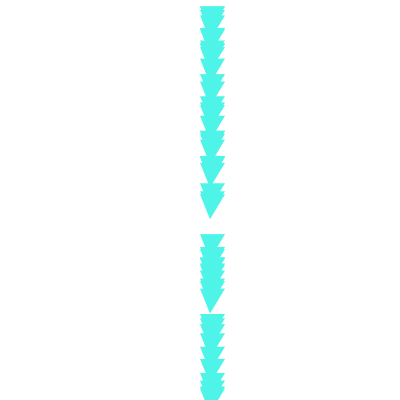
Frame 1 (no input)
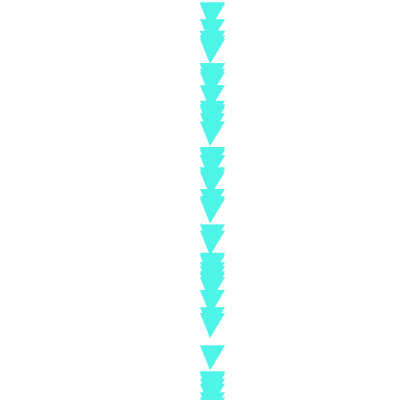
Frame 60 (the mouse pressed at the canvas centre just before this capture)
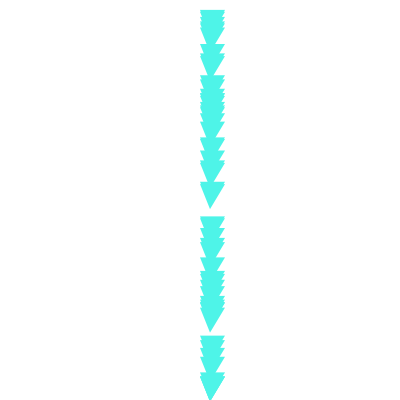
Frame 120 (the mouse held since frame 60 and released just before this capture)

The Processing sketch that drew these frames (run headless with seeded random() and noise(); from frame 60 on, the mouse is pressed at the canvas centre):

// Processing sketch: s02t1josefina
// ── s02t1josefina.pde
 //archivo principal
ArrayList<Formas> listadeobjetos = new ArrayList<Formas>();
//ArrayList<Formasdos> lista = new ArrayList<Formasdos>();
Formas f;
//Formasdos d;

void setup (){
  size(400,400);

  for (int i = 0; i <50; i++){
  f = new Formas (random(width), random (height));
  listadeobjetos.add(f); //inicializa
  }
 //for (int i = 0; i < 20; i++){ //20 que entran a lista
 //d = new Formasdos (random(width),random(height));
 //lista.add(d);
}


void draw (){
  background (255);

for (Formas f:listadeobjetos){//ACUERDATE DEL FOR
  f.triangulo(); //uso
  f.fall();
}
}
//for (Formasdos d:lista){
  //d.circulo();
  //d.up();
//}


//}

// ── Formas.pde
//archivo de la clase
class Formas {
  float x;
  float y;
  float vel;

  //constructor
  Formas (float x, float y){
    this. x = 200;
    this. y = random (height);
    // x=width/4; //parte desde x=100
    // y=0;
     vel= random (4);
  }

  //metodo figura triangulo
  void triangulo (){
    noStroke();
    fill(78,244,232);
    triangle(x,y,x+25,y,x+10,y+25);//tamaño triangulo
    if (y>400){
      y= 0;
    }
}
    void fall (){
      y=y+vel; //y es cero pero se le va sumando vel, es decir 1px cada vez


    }

}

// ── Formasdos.pde
//archivo de la clase
class Formasdos {
  float a;
  float b;
  float vel;

  //constructor
  Formasdos (float a, float b){
    for (int i = 0; i < 200; i++){
    this. a = random (width); //parte desde x=200
    this. b = random (height);
    vel=1;
  }
  }

  //metodo figura triangulo
  void circulo (){
    noStroke();
    fill(255,176,185);
    ellipse(a+10,b+370,25,25);
    if (b+370<0){
      b=0;
    }
}
    void up (){
      b=b-vel; //y es cero pero se le va sumando vel, es decir 1px cada vez


    }

}
